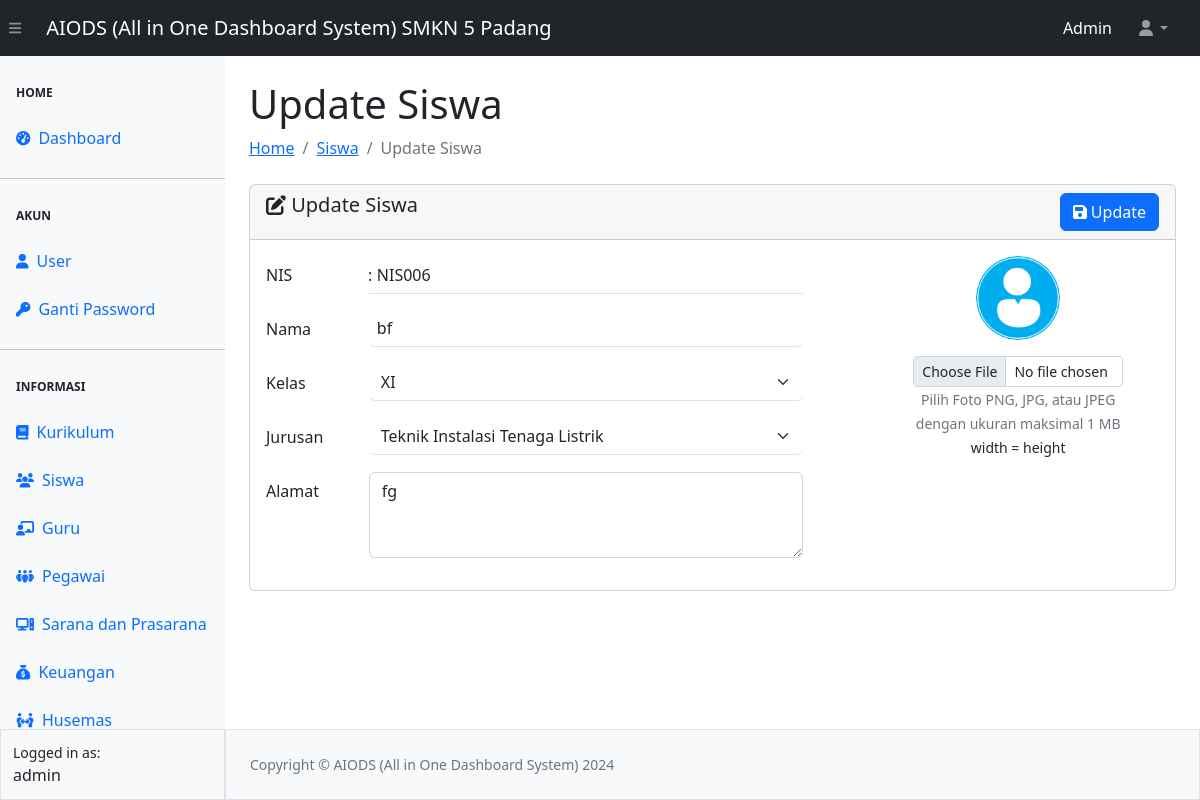
The page /video15/siswa/edit-siswa.php?nis=NIS006 (signed in) on the database its author committed.
### tables this page shows
CREATE TABLE `tbl_siswa` (
  `nis` char(6) NOT NULL,
  `nama` varchar(128) NOT NULL,
  `alamat` varchar(128) NOT NULL,
  `kelas` varchar(3) NOT NULL,
  `jurusan` varchar(50) NOT NULL,
  `foto` varchar(50) NOT NULL
);

### video15/siswa/edit-siswa.php (the view, shortened to what this page needs)
<?php
require_once "../config.php";
require_once "../template/header.php";
require_once "../template/navbar.php";
require_once "../template/sidebar.php";
$nis = $_GET['nis'];
$siswa = mysqli_query($koneksi, "SELECT * FROM tbl_siswa WHERE nis = '$nis'");
$data = mysqli_fetch_array($siswa);
?>
<div id="layoutSidenav_content">
    <main>
        <div class="container-fluid px-4">
            <h1 class="mt-4">Update Siswa</h1>
            <ol class="breadcrumb mb-4">
                <li class="breadcrumb-item"><a href = "../index.php">Home</a></li>
                <li class="breadcrumb-item"><a href = "siswa.php">Siswa</a></li>
                <li class="breadcrumb-item active">Update Siswa</li>
            </ol>
            <form action="proses-siswa.php" method="POST" enctype="multipart/form-data">
            <div class="card">
                <div class="card-header">
                <span class="h5 my-2"><i class="fa-solid fa-pen-to-square"></i> Update Siswa</span>
                <button type="submit" name="update" class= "btn btn-primary float-end"><i class="fa-solid fa-floppy-disk"></i> Update</button>
                </div>
                <div class="card-body">
                    <div class="row">
                        <div class="col-8">
                            <div class="mb-3 row">
                                <label for="nis" class="col-sm-2 col-form-label">NIS</label>
                                <label for="nis" class="col-sm-1 col-form-label">:</label>
                                <div class="col-sm-9" style="margin-left: -50px;">
                                    <input type="text" name= "nis" readonly class="form-control-plaintext border-bottom ps-2" id="nis" value="<?= $nis ?>">
                                </div>
                            </div>
                            <div class="mb-3 row">
                                <label for="nama" class="col-sm-2 col-form-label">Nama</label>
                                <label for="nama" class="col-sm-1 col-form-label">:</label>
                                <div class="col-sm-9" style="margin-left: -50px;">
                                    <input type="text" name= "nama" required class="form-control border-0 border-bottom ps-2" id="nama" value="<?= $data['nama']?>">
                                </div>
                            </div>
                            <div class="mb-3 row">
                                <label for="kelas" class="col-sm-2 col-form-label">Kelas</label>
                                <label for="jurusan" class="col-sm-1 col-form-label">:</label>
                                <div class="col-sm-9" style="margin-left: -50px;">
                                    <select name="kelas" id="kelas" class="form-select border-0 border-bottom" required>
                                        <?php
                                            $kelas = ["X","XI","XII"];
                                            foreach($kelas as $kls){
                                                if ($data['kelas'] == $kls) { ?>
                                                    <option value="<?=$kls; ?>" selected> <?= $kls?> </option>
                                                <?php } else { ?>
                                                    <option value="<?=$kls; ?>"> <?=$kls; ?> </option>
                                            <?php
                                                }
                                            }
                                        ?>
                                    </select>
                                </div>
                            </div>
                            <div class="mb-3 row">
                                <label for="jurusan" class="col-sm-2 col-form-label">Jurusan</label>
                                <label for="jurusan" class="col-sm-1 col-form-label">:</label>
                                <div class="col-sm-9" style="margin-left: -50px;">
                                    <select name="jurusan" id="jurusan" class="form-select border-0 border-bottom" required>
                                        <?php
                                            $jurusan = ["Bisnis Konstruksi dan Properti","Desain Pemodelan dan Informasi Bangunan","Teknik Instalasi Tenaga Listrik","Teknik Pemesinan","Teknik Kendaraan Ringan Otomotif","Teknik dan Bisnis Sepeda Motor","Teknik Audio Video","Teknik Komputer dan Jaringan"];
                                            foreach($jurusan as $jrs){
                                                if ($data['jurusan'] == $jrs) { ?>
                                                    <option value="<?=$jrs ?>"selected><?= $jrs ?></option>
                                                <?php } else { ?>
                                                    <option value="<?=$jrs ?>"><?= $jrs ?></option>
                                            <?php
                                                }
                                            }
                                        ?>
                                    </select>
                                </div>
                            </div>
                            <div class="mb-3 row">
                                <label for="alamat" class="col-sm-2 col-form-label">Alamat</label>
                                <label for="nama" class="col-sm-1 col-form-label">:</label>
                                <div class="col-sm-9" style="margin-left: -50px;">
                                    <textarea name="alamat" id="alamat" cols="30" rows="3" placeholder="alamat siswa" class="form-control" required><?= $data ['alamat']?></textarea>
                                </div>
                            </div>
                        </div>
                        <div class="col-4 text-center px-5">
                            <img src="../asset/image/<?= $data['foto']?>" alt="" class="mb-3 rounded-circle" width="40%">
                            <input type="file" name="image" class="form-control form-control-sm">
                            <small class="text-secondary">Pilih Foto PNG, JPG, atau JPEG dengan ukuran maksimal 1 MB</small>
                            <div><small class="text-scondary">width = height</small></div>
                        </div>
                    </div>
                </div>
            </div>
            </form>
        </div>
    </main>
<?php
require_once "../template/footer.php";
?>

### rows shown on the page
tbl_siswa: nama "bf", kelas "XI", jurusan "Teknik Instalasi Tenaga Listrik", alamat "fg", foto (placeholder picture)

### other values the page prints
$_SESSION["ssUser"] "Admin"
$_SESSION["ssUser"] "admin"
